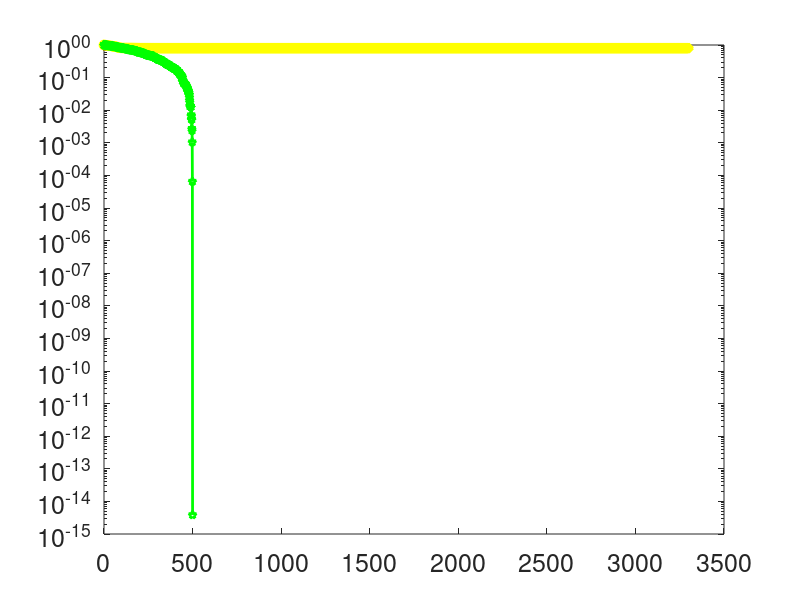

MATLAB code for this plot: (Note: this script raises an error after producing the figure.)
%Author: Ρ.ΚΑΨΑΛΗΣ, ΑΜ 1056289, Date:15/02/2021
warning('off','all');
n=500;
m=100;
A = randn(n); 
xsol = rand(n,1);
b= A*xsol;
tol = 1e-6;
disp("pcg");
tic;[x,fl0,rr0,it0,r] = pcg(A,b,tol,4*n,[],[],zeros(n,1));toc;
disp("gmres-m");
tic;[x1,fl1,rr1,it1,rv1] = gmres(A,b,m,1e-6,4*n,[],[],zeros(n,1));toc;
disp("gmres-n");
tic;[x2,fl2,rr2,it2,rv2] = gmres(A,b,n,1e-6,4*n,[],[],zeros(n,1));toc;
disp("backslash");
tic;x3 = A\b;toc;
disp(norm(x2-x3,'fro'));
rr3=norm(b - A * x3) / norm(b);
set(0, 'DefaultAxesFontSize', 18);
set(0, 'DefaultLineLineWidth', 2);
figure;

semilogy(0:length(r)-1,r/norm(b),'yo-'); hold on;
semilogy(0:length(rv1)-1,rv1/norm(b),'yd-');hold on;
semilogy(0:length(rv2)-1, rv2/norm(b), 'gp-'); hold on;
yline(tol,'r--');
legend('pcg','gmres_m','gmres_n','Tol','Location','East');
ylabel('final relative error');
xlabel('Iteration number');